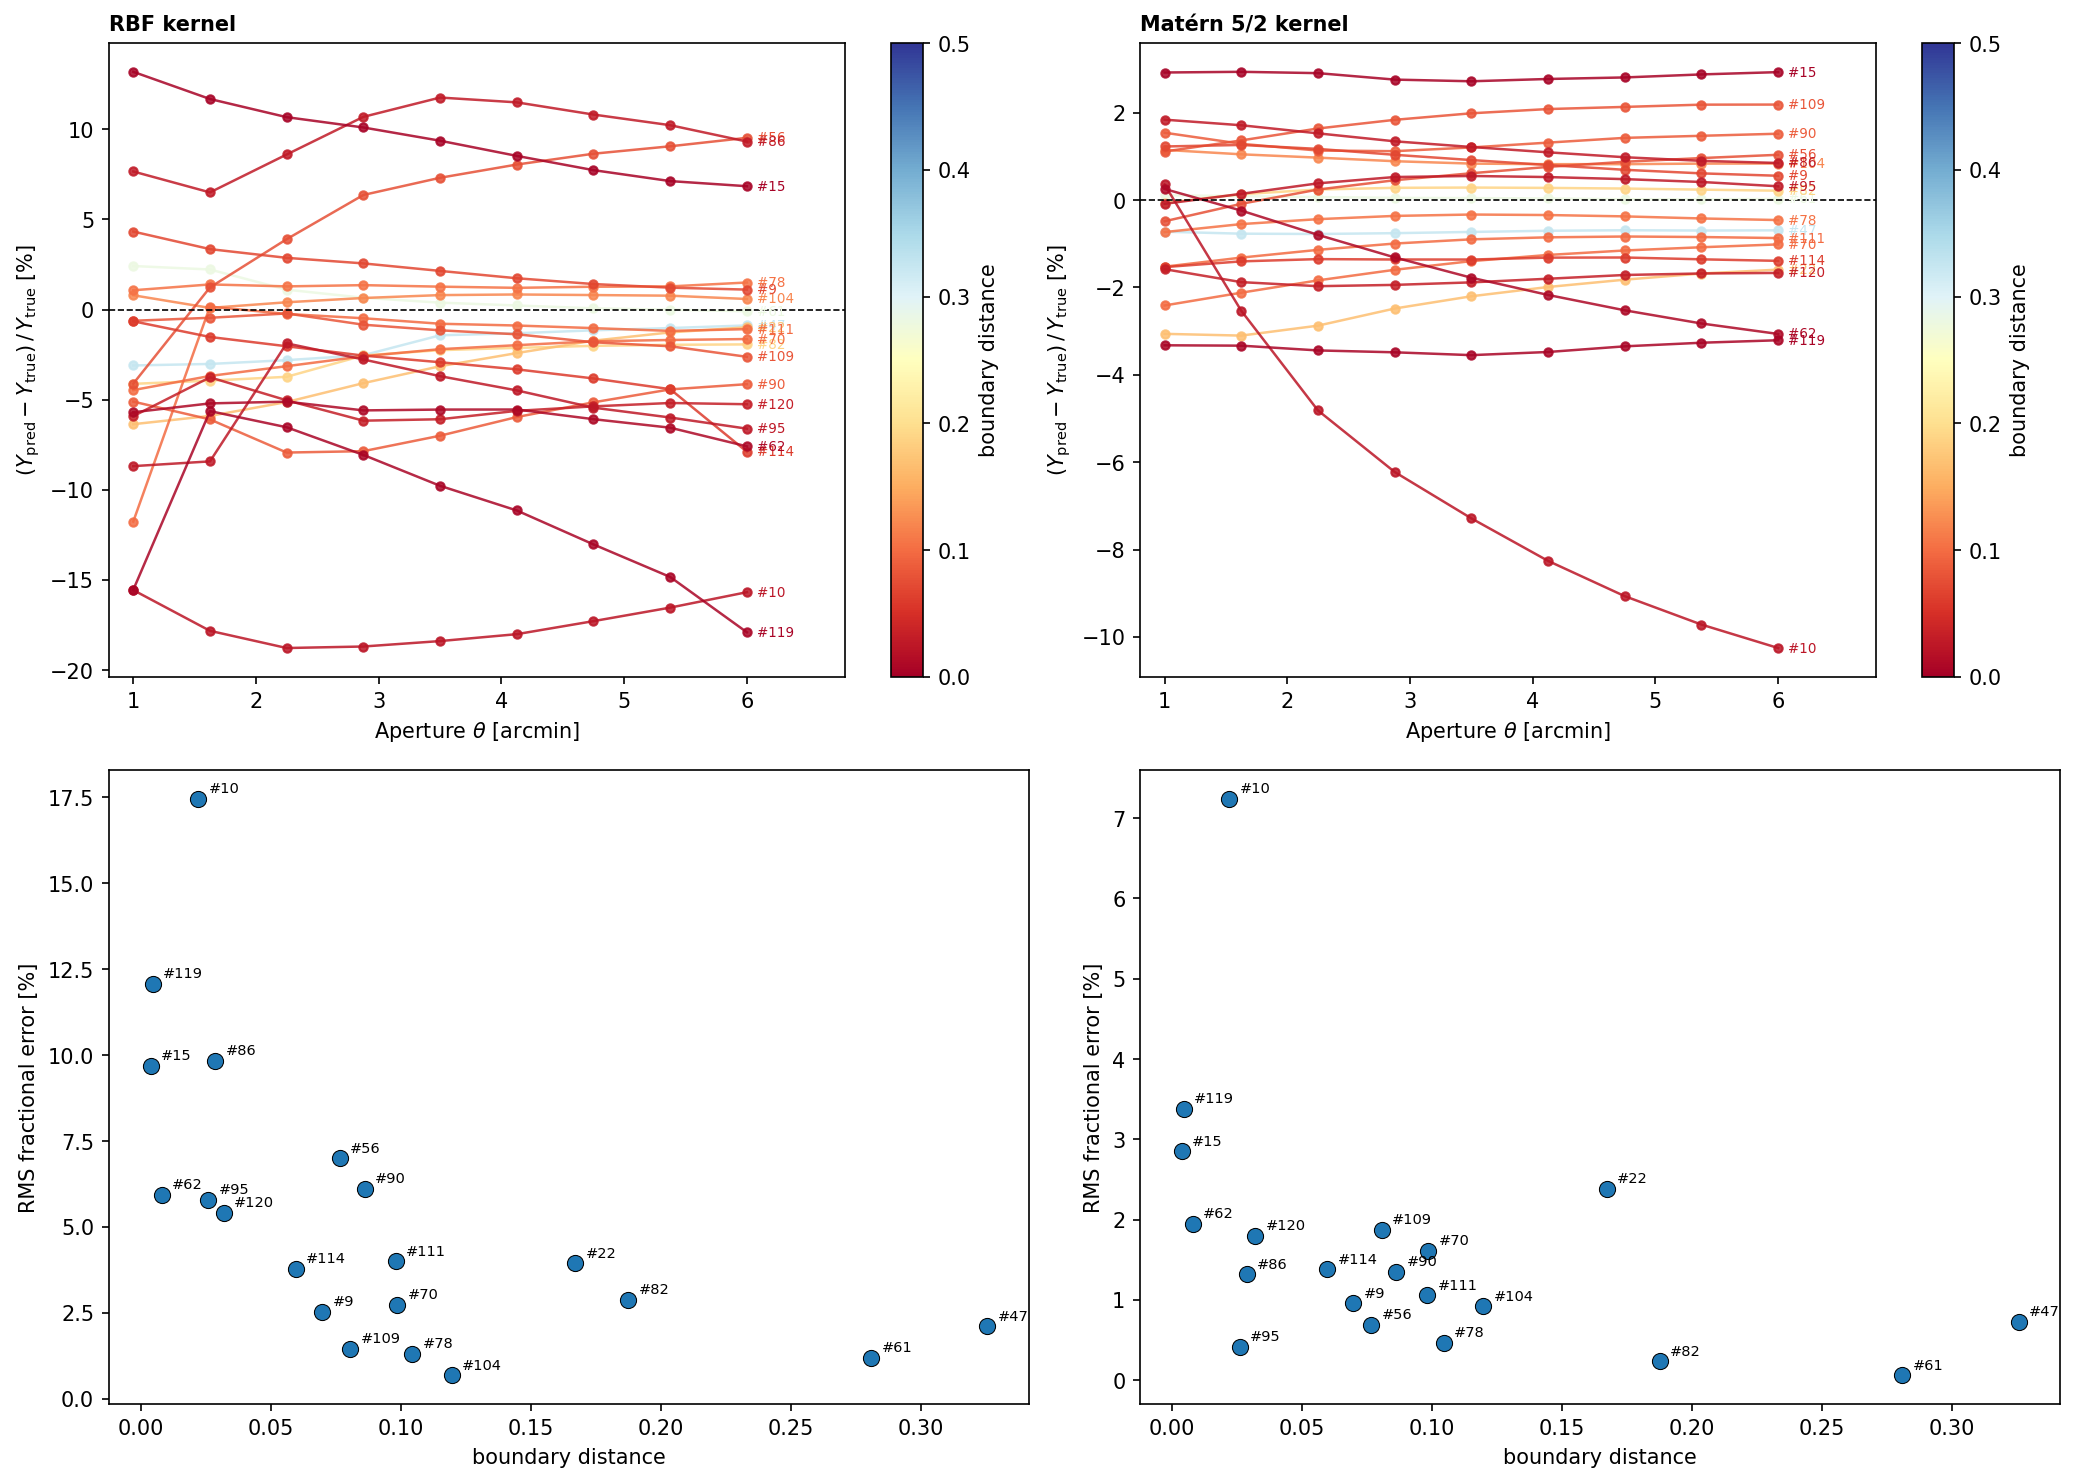

Python code for this plot:
"""
Leave-one-out validation for the GP emulator.
Runs both RBF and Matérn 5/2 kernels on the same held-out points and compares.

Usage:
  python loo_validation.py [--seed N] [--n N]
"""

import numpy as np
import matplotlib.pyplot as plt
import matplotlib.cm as cm
from pathlib import Path
import argparse

from gp_emulator import load_data, train, predict

OUT_PATH        = Path(__file__).parent / "loo_validation.png"
OUT_PATH_MATERN = Path(__file__).parent / "loo_validation_matern.png"

KERNELS = ["rbf", "matern"]
KERNEL_LABELS = {"rbf": "RBF kernel", "matern": "Matérn 5/2 kernel"}


def boundary_distance(params):
    lo, hi = params.min(axis=0), params.max(axis=0)
    normed = (params - lo) / (hi - lo)
    dist_to_edge = np.minimum(normed, 1 - normed)
    return dist_to_edge.min(axis=1)


def run_loo(params, profiles, indices, kernel):
    results = []
    n = len(indices)
    for k, idx in enumerate(indices):
        print(f"  [{k+1}/{n}] idx={idx}")
        mask = np.ones(len(params), dtype=bool)
        mask[idx] = False
        gps, X_scaler, y_scalers = train(params[mask], profiles[mask])
        mu, sig = predict(gps, X_scaler, y_scalers, params[[idx]])
        results.append(dict(idx=idx, mu=mu[0], sig=sig[0], truth=profiles[idx]))
    return results


def main():
    parser = argparse.ArgumentParser()
    parser.add_argument("--seed", type=int, default=42)
    parser.add_argument("--n", type=int, default=20)
    args = parser.parse_args()

    params, profiles, apertures, param_names = load_data()
    bdist = boundary_distance(params)

    rng = np.random.default_rng(args.seed)
    indices = rng.choice(len(params), size=args.n, replace=False)
    dists = bdist[indices]
    print(f"Hold-out indices: {indices}\n")

    all_results = {}
    for kernel in KERNELS:
        print(f"── {KERNEL_LABELS[kernel]} ──")
        all_results[kernel] = run_loo(params, profiles, indices, kernel)

    # ── summary / comparison figure ──────────────────────────────────────────
    norm = plt.Normalize(vmin=0, vmax=0.5)
    cmap = cm.RdYlBu

    fig, axes = plt.subplots(2, 2, figsize=(14, 10))

    for col, kernel in enumerate(KERNELS):
        results = all_results[kernel]
        fracs = np.array([(r["mu"] - r["truth"]) / r["truth"] * 100 for r in results])
        rms_per_point = np.sqrt(np.mean(fracs**2, axis=1))

        # ── spaghetti ────────────────────────────────────────────────────────
        ax = axes[0][col]
        order = np.argsort(dists)[::-1]
        for i in order:
            color = cmap(norm(dists[i]))
            ax.plot(apertures, fracs[i], "-o", color=color, ms=4, lw=1.2, alpha=0.85)
            ax.text(apertures[-1] + 0.08, fracs[i, -1], f"#{results[i]['idx']}",
                    fontsize=6.5, va="center", color=color)
        ax.axhline(0, color="k", lw=0.8, ls="--")
        ax.set_xlabel(r"Aperture $\theta$ [arcmin]")
        ax.set_ylabel(r"$(Y_{\rm pred} - Y_{\rm true})\,/\,Y_{\rm true}$ [%]")
        ax.set_xlim(apertures[0] - 0.2, apertures[-1] + 0.8)
        ax.set_title(KERNEL_LABELS[kernel], loc="left", fontsize=10, fontweight="bold")
        sm = cm.ScalarMappable(cmap=cmap, norm=norm)
        sm.set_array([])
        fig.colorbar(sm, ax=ax, label="boundary distance")

        # ── RMS vs bdist ─────────────────────────────────────────────────────
        ax2 = axes[1][col]
        ax2.scatter(dists, rms_per_point, color="C0", s=60,
                    edgecolors="k", linewidths=0.5, zorder=3)
        ax2.set_xlabel("boundary distance")
        ax2.set_ylabel(r"RMS fractional error [%]")
        for i in range(len(results)):
            ax2.annotate(f"#{results[i]['idx']}", (dists[i], rms_per_point[i]),
                         textcoords="offset points", xytext=(5, 3), fontsize=7)

        pulls = np.concatenate([(r["mu"] - r["truth"]) / r["sig"] for r in results])
        print(f"\n{KERNEL_LABELS[kernel]}  pulls: mean={pulls.mean():.3f}  std={pulls.std():.3f}")
        print(f"  mean RMS frac error: {rms_per_point.mean():.2f}%  max: {rms_per_point.max():.2f}%")

    fig.tight_layout()
    fig.savefig(OUT_PATH, dpi=150, bbox_inches="tight")
    print(f"\nSaved → {OUT_PATH}")

    # ── Matérn-only validation figure (spaghetti + RMS scatter) ──────────────
    results_m = all_results["matern"]
    fracs_m   = np.array([(r["mu"] - r["truth"]) / r["truth"] * 100 for r in results_m])
    rms_m     = np.sqrt(np.mean(fracs_m**2, axis=1))

    fig2, axes2 = plt.subplots(1, 2, figsize=(13, 5))

    ax = axes2[0]
    for i in np.argsort(dists)[::-1]:
        color = cmap(norm(dists[i]))
        ax.plot(apertures, fracs_m[i], "-o", color=color, ms=4, lw=1.2, alpha=0.85)
        ax.text(apertures[-1] + 0.08, fracs_m[i, -1], f"#{results_m[i]['idx']}",
                fontsize=6.5, va="center", color=color)
    ax.axhline(0, color="k", lw=0.8, ls="--")
    ax.set_xlabel(r"Aperture $\theta$ [arcmin]")
    ax.set_ylabel(r"$(Y_{\rm pred} - Y_{\rm true})\,/\,Y_{\rm true}$ [%]")
    ax.set_xlim(apertures[0] - 0.2, apertures[-1] + 0.8)
    ax.set_title("Matérn 5/2 kernel", loc="left", fontsize=10, fontweight="bold")
    sm2 = cm.ScalarMappable(cmap=cmap, norm=norm)
    sm2.set_array([])
    fig2.colorbar(sm2, ax=ax, label="boundary distance")

    ax2 = axes2[1]
    ax2.scatter(dists, rms_m, color="C0", s=60, edgecolors="k", linewidths=0.5, zorder=3)
    ax2.set_xlabel("boundary distance")
    ax2.set_ylabel(r"RMS fractional error [%]")
    for i in range(len(results_m)):
        ax2.annotate(f"#{results_m[i]['idx']}", (dists[i], rms_m[i]),
                     textcoords="offset points", xytext=(5, 3), fontsize=7)

    fig2.tight_layout()
    fig2.savefig(OUT_PATH_MATERN, dpi=150, bbox_inches="tight")
    print(f"Saved → {OUT_PATH_MATERN}")


if __name__ == "__main__":
    main()
